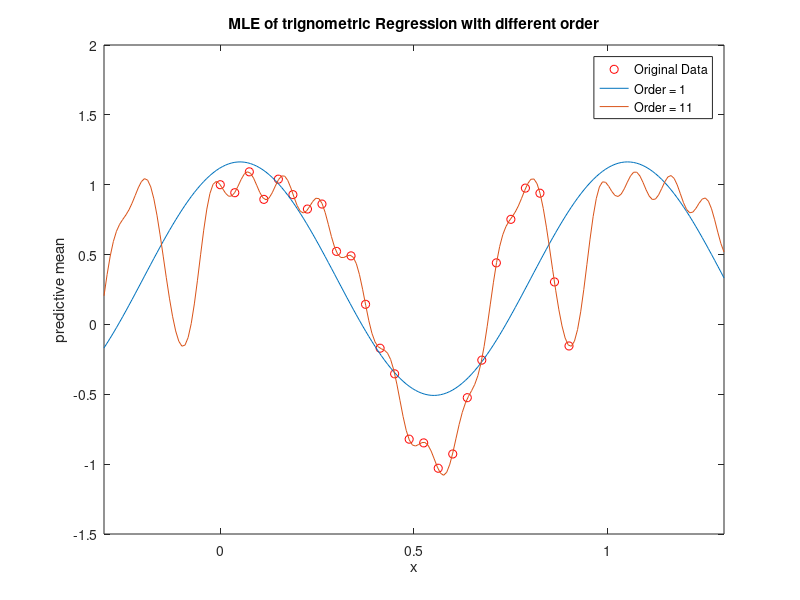

MATLAB code to generate this figure:
clc
clear
close all
%% create the data
N = 25;
X = reshape(linspace(0,0.9,N),[N,1]);
Y = cos(10*X.^2) + 0.1 * sin(100*X);

%% MLE of trigonometrc
% order = 1
fi1 = [ones(25,1),sin(2 * pi .* X), cos(2 * pi .* X)];
omega1 = inv(fi1' * fi1) * (fi1' * Y);

%order = 11
fi11 = [ones(25,1), sin(2 * pi .* X), cos(2 * pi .* X), sin(4 * pi .* X),cos(4 * pi .* X),sin(6 * pi .* X), cos(6 * pi .* X),sin(8 * pi .*X), cos(8 * pi .* X), sin(10 * pi .* X), cos(10 * pi .* X), sin(12 * pi .* X),cos(12 * pi .* X),sin(14 * pi .* X), cos(14 * pi .* X),sin(16 * pi .* X), cos(16 * pi .* X), sin(18 * pi .* X),cos(18 * pi .* X),sin(20 * pi .* X), cos(20 * pi .* X),sin(22 * pi .* X), cos(22 * pi .* X)];
omega11 = inv(fi11' * fi11) * (fi11' * Y);

%% plot part
x = reshape(linspace(-0.3,1.3,200),[200,1]);
Fi1 = [ones(200,1),sin(2 * pi .* x), cos(2 * pi .* x)];
Fi11 = [ones(200,1), sin(2 * pi .* x), cos(2 * pi .* x), sin(4 * pi .* x),cos(4 * pi .* x),sin(6 * pi .* x), cos(6 * pi .* x), sin(8 * pi .*x), cos(8 * pi .* x), sin(10 * pi .* x), cos(10 * pi .* x), sin(12 * pi .* x),cos(12 * pi .* x),sin(14 * pi .* x), cos(14 * pi .* x),sin(16 * pi .* x), cos(16 * pi .* x), sin(18 * pi .* x),cos(18 * pi .* x),sin(20 * pi .* x), cos(20 * pi .* x),sin(22 * pi .* x), cos(22 * pi .* x)];
y1 = Fi1 * omega1;
y11 = Fi11 * omega11;

figure
plot(X,Y,'ro', x,y1, x,y11)
legend('Original Data','Order = 1', 'Order = 11')
axis([-0.3 1.3 -1.5 2.0])
title('MLE of trignometric Regression with different order')
xlabel('x')
ylabel('predictive mean')


